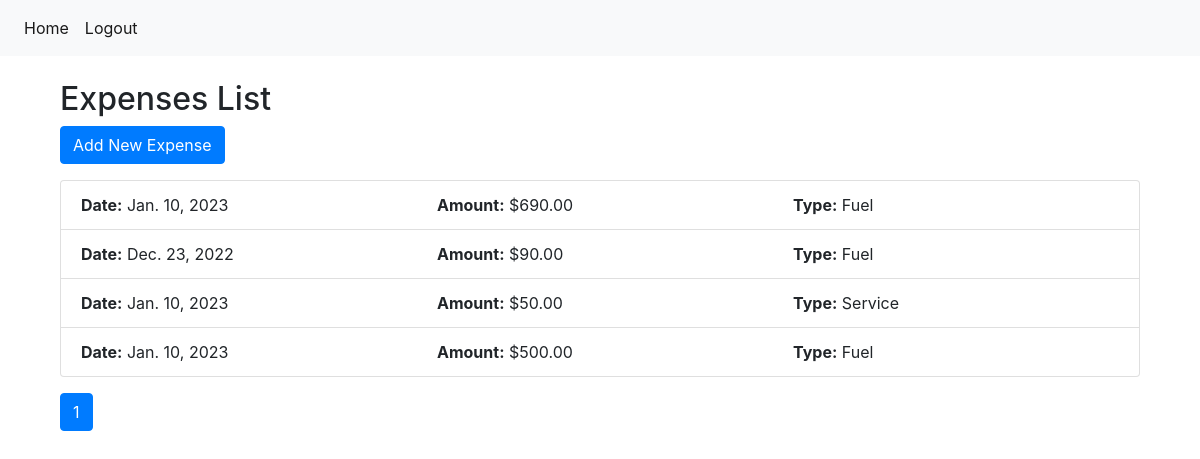
The app's page / (signed in) with its own data.
### expenses/models.py (models this page shows, shortened)
class Expense(models.Model):
    EXPENSE_TYPES = [
        ("FUEL", "Fuel"),
        ("SERVICE", "Service"),
        ("TOLL", "Toll"),
        ("OTHER", "Other"),
    ]
    vehicle = models.ForeignKey(Vehicle, on_delete=models.CASCADE)
    date = models.DateField()
    amount = models.DecimalField(max_digits=8, decimal_places=2)
    expense_type = models.CharField(max_length=10, choices=EXPENSE_TYPES)
    description = models.TextField(blank=True)
    user = models.ForeignKey(User, on_delete=models.CASCADE)

### expenses/views.py (the view)
# urls.py: path("", views.expense_list, name="expense_list"),
@login_required
def expense_list(request):
    if request.user.is_superuser:
        expenses = Expense.objects.all().order_by("-id")
    else:
        expenses = Expense.objects.filter(user=request.user).order_by("-id")
    paginator = Paginator(expenses, 10)  # Show 10 expenses per page
    page_number = request.GET.get("page")
    expenses = paginator.get_page(page_number)
    context = {
        "expenses": expenses,
    }
    template = "expenses/expense_list.html"
    return render(request, template, context)

### expenses/templates/expenses/expense_list.html (shortened to what this page needs)
{% extends 'base.html' %}
{% block content %}
<div class="container">
    <h2>Expenses List</h2>
    <a href="{% url 'expense_create' %}" class="btn btn-primary mb-3">Add New Expense</a>
    <div class="list-group mb-3">
        {% for expense in expenses %}
        <div class="list-group-item">
            <div class="row">
                <div class="col-md-4"><strong>Date:</strong> {{ expense.date }}</div>
                <div class="col-md-4"><strong>Amount:</strong> ${{ expense.amount }}</div>
                <div class="col-md-4"><strong>Type:</strong> {{ expense.get_expense_type_display }}</div>
            </div>
        </div>
        {% empty %}
        <div class="list-group-item">
            No expenses available.
        </div>
        {% endfor %}
    </div>
    <nav aria-label="Page navigation">
        <ul class="pagination">
            {% for num in expenses.paginator.page_range %}
                {% if num == expenses.number %}
                    <li class="page-item active">
                        <a class="page-link" href="?page={{ num }}">{{ num }}</a>
                    </li>
                {% else %}
                    <li class="page-item">
                        <a class="page-link" href="?page={{ num }}">{{ num }}</a>
                    </li>
                {% endif %}
            {% endfor %}
        </ul>
    </nav>
</div>
{% endblock %}

### records on screen
Expense: date "Jan. 10, 2023", amount "690.00", expense_type "Fuel"
Expense: date "Dec. 23, 2022", amount "90.00", expense_type "Fuel"
Expense: date "Jan. 10, 2023", amount "50.00", expense_type "Service"
Expense: date "Jan. 10, 2023", amount "500.00", expense_type "Fuel"

### other values on screen
{{ num }} "1"
